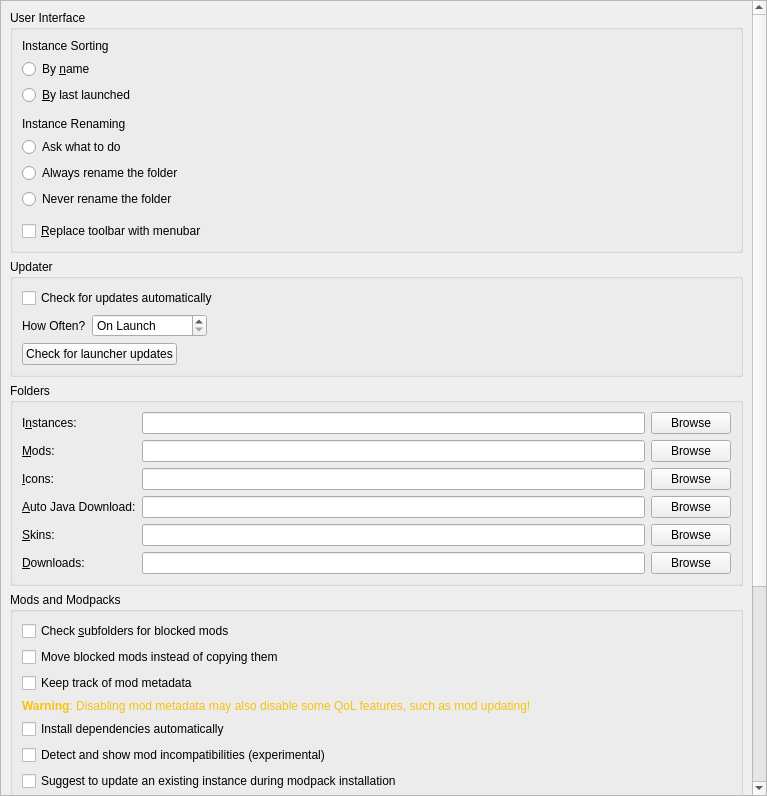
<?xml version="1.0" encoding="UTF-8"?>
<ui version="4.0">
 <class>LauncherPage</class>
 <widget class="QWidget" name="LauncherPage">
  <property name="geometry">
   <rect>
    <x>0</x>
    <y>0</y>
    <width>767</width>
    <height>796</height>
   </rect>
  </property>
  <property name="sizePolicy">
   <sizepolicy hsizetype="MinimumExpanding" vsizetype="MinimumExpanding">
    <horstretch>0</horstretch>
    <verstretch>0</verstretch>
   </sizepolicy>
  </property>
  <layout class="QVBoxLayout" name="verticalLayout">
   <property name="leftMargin">
    <number>0</number>
   </property>
   <property name="topMargin">
    <number>0</number>
   </property>
   <property name="rightMargin">
    <number>0</number>
   </property>
   <property name="bottomMargin">
    <number>0</number>
   </property>
   <item>
    <widget class="QScrollArea" name="scrollArea">
     <property name="horizontalScrollBarPolicy">
      <enum>Qt::ScrollBarPolicy::ScrollBarAsNeeded</enum>
     </property>
     <property name="widgetResizable">
      <bool>true</bool>
     </property>
     <widget class="QWidget" name="scrollAreaWidgetContents">
      <property name="geometry">
       <rect>
        <x>0</x>
        <y>-149</y>
        <width>746</width>
        <height>1222</height>
       </rect>
      </property>
      <layout class="QVBoxLayout" name="verticalLayout_8">
       <item>
        <widget class="QGroupBox" name="userInterfaceBox">
         <property name="enabled">
          <bool>true</bool>
         </property>
         <property name="title">
          <string>User Interface</string>
         </property>
         <layout class="QVBoxLayout" name="verticalLayout_2">
          <item>
           <widget class="QLabel" name="instanceSortingLabel">
            <property name="text">
             <string>Instance Sorting</string>
            </property>
           </widget>
          </item>
          <item>
           <widget class="QRadioButton" name="sortByNameBtn">
            <property name="text">
             <string>By &amp;name</string>
            </property>
            <attribute name="buttonGroup">
             <string notr="true">sortingModeGroup</string>
            </attribute>
           </widget>
          </item>
          <item>
           <widget class="QRadioButton" name="sortLastLaunchedBtn">
            <property name="text">
             <string>&amp;By last launched</string>
            </property>
            <attribute name="buttonGroup">
             <string notr="true">sortingModeGroup</string>
            </attribute>
           </widget>
          </item>
          <item>
           <spacer name="verticalSpacer">
            <property name="orientation">
             <enum>Qt::Orientation::Vertical</enum>
            </property>
            <property name="sizeType">
             <enum>QSizePolicy::Policy::Fixed</enum>
            </property>
            <property name="sizeHint" stdset="0">
             <size>
              <width>0</width>
              <height>6</height>
             </size>
            </property>
           </spacer>
          </item>
          <item>
           <widget class="QLabel" name="renamingBehaviorLabel">
            <property name="text">
             <string>Instance Renaming</string>
            </property>
           </widget>
          </item>
          <item>
           <widget class="QRadioButton" name="askToRenameDirBtn">
            <property name="text">
             <string>Ask what to do</string>
            </property>
            <attribute name="buttonGroup">
             <string notr="true">renamingBehaviorGroup</string>
            </attribute>
           </widget>
          </item>
          <item>
           <widget class="QRadioButton" name="alwaysRenameDirBtn">
            <property name="text">
             <string>Always rename the folder</string>
            </property>
            <attribute name="buttonGroup">
             <string notr="true">renamingBehaviorGroup</string>
            </attribute>
           </widget>
          </item>
          <item>
           <widget class="QRadioButton" name="neverRenameDirBtn">
            <property name="text">
             <string>Never rename the folder</string>
            </property>
            <attribute name="buttonGroup">
             <string notr="true">renamingBehaviorGroup</string>
            </attribute>
           </widget>
          </item>
          <item>
           <spacer name="verticalSpacer_2">
            <property name="orientation">
             <enum>Qt::Orientation::Vertical</enum>
            </property>
            <property name="sizeType">
             <enum>QSizePolicy::Policy::Fixed</enum>
            </property>
            <property name="sizeHint" stdset="0">
             <size>
              <width>0</width>
              <height>6</height>
             </size>
            </property>
           </spacer>
          </item>
          <item>
           <widget class="QCheckBox" name="preferMenuBarCheckBox">
            <property name="toolTip">
             <string>The menubar is more friendly for keyboard-driven interaction.</string>
            </property>
            <property name="text">
             <string>&amp;Replace toolbar with menubar</string>
            </property>
           </widget>
          </item>
         </layout>
        </widget>
       </item>
       <item>
        <widget class="QGroupBox" name="updateSettingsBox">
         <property name="title">
          <string>Updater</string>
         </property>
         <layout class="QGridLayout" name="gridLayout_2">
          <item row="1" column="0">
           <layout class="QHBoxLayout" name="horizontalLayout_2">
            <item>
             <widget class="QLabel" name="updateIntervalLabel">
              <property name="text">
               <string>How Often?</string>
              </property>
             </widget>
            </item>
            <item>
             <widget class="QSpinBox" name="updateIntervalSpinBox">
              <property name="sizePolicy">
               <sizepolicy hsizetype="Maximum" vsizetype="Fixed">
                <horstretch>0</horstretch>
                <verstretch>0</verstretch>
               </sizepolicy>
              </property>
              <property name="toolTip">
               <string>Set to 0 to only check on launch</string>
              </property>
              <property name="specialValueText">
               <string>On Launch</string>
              </property>
              <property name="suffix">
               <string> hours</string>
              </property>
              <property name="prefix">
               <string>Every </string>
              </property>
              <property name="minimum">
               <number>0</number>
              </property>
              <property name="maximum">
               <number>168</number>
              </property>
             </widget>
            </item>
            <item>
             <spacer name="horizontalSpacer">
              <property name="orientation">
               <enum>Qt::Orientation::Horizontal</enum>
              </property>
              <property name="sizeHint" stdset="0">
               <size>
                <width>0</width>
                <height>0</height>
               </size>
              </property>
             </spacer>
            </item>
           </layout>
          </item>
          <item row="0" column="0" colspan="2">
           <widget class="QCheckBox" name="autoUpdateCheckBox">
            <property name="text">
             <string>Check for updates automatically</string>
            </property>
           </widget>
          </item>
          <item row="2" column="0" alignment="Qt::AlignmentFlag::AlignLeft">
           <widget class="QPushButton" name="checkLauncherUpdateButton">
            <property name="text">
             <string>Check for launcher updates</string>
            </property>
           </widget>
          </item>
         </layout>
        </widget>
       </item>
       <item>
        <widget class="QGroupBox" name="foldersBox">
         <property name="title">
          <string>Folders</string>
         </property>
         <layout class="QGridLayout" name="gridLayout">
          <item row="4" column="1">
           <widget class="QLineEdit" name="skinsDirTextBox"/>
          </item>
          <item row="4" column="2">
           <widget class="QPushButton" name="skinsDirBrowseBtn">
            <property name="text">
             <string>Browse</string>
            </property>
           </widget>
          </item>
          <item row="3" column="0">
           <widget class="QLabel" name="labelJavaDir">
            <property name="text">
             <string>&amp;Auto Java Download:</string>
            </property>
            <property name="toolTip">
             <string>Folder where Prism Launcher stores automatically downloaded Java versions. Do NOT set this to your system Java installation.</string>
            </property>
            <property name="buddy">
             <cstring>javaDirTextBox</cstring>
            </property>
           </widget>
          </item>
          <item row="2" column="2">
           <widget class="QPushButton" name="iconsDirBrowseBtn">
            <property name="text">
             <string>Browse</string>
            </property>
           </widget>
          </item>
          <item row="4" column="0">
           <widget class="QLabel" name="labelSkinsDir">
            <property name="text">
             <string>&amp;Skins:</string>
            </property>
            <property name="buddy">
             <cstring>skinsDirTextBox</cstring>
            </property>
           </widget>
          </item>
          <item row="1" column="0">
           <widget class="QLabel" name="labelModsDir">
            <property name="text">
             <string>&amp;Mods:</string>
            </property>
            <property name="buddy">
             <cstring>modsDirTextBox</cstring>
            </property>
           </widget>
          </item>
          <item row="3" column="2">
           <widget class="QPushButton" name="javaDirBrowseBtn">
            <property name="text">
             <string>Browse</string>
            </property>
           </widget>
          </item>
          <item row="5" column="0">
           <widget class="QLabel" name="labelDownloadsDir">
            <property name="text">
             <string>&amp;Downloads:</string>
            </property>
            <property name="buddy">
             <cstring>downloadsDirTextBox</cstring>
            </property>
           </widget>
          </item>
          <item row="5" column="1">
           <widget class="QLineEdit" name="downloadsDirTextBox"/>
          </item>
          <item row="1" column="1">
           <widget class="QLineEdit" name="modsDirTextBox"/>
          </item>
          <item row="0" column="0">
           <widget class="QLabel" name="labelInstDir">
            <property name="text">
             <string>I&amp;nstances:</string>
            </property>
            <property name="buddy">
             <cstring>instDirTextBox</cstring>
            </property>
           </widget>
          </item>
          <item row="0" column="2">
           <widget class="QPushButton" name="instDirBrowseBtn">
            <property name="text">
             <string>Browse</string>
            </property>
           </widget>
          </item>
          <item row="5" column="2">
           <widget class="QPushButton" name="downloadsDirBrowseBtn">
            <property name="text">
             <string>Browse</string>
            </property>
           </widget>
          </item>
          <item row="0" column="1">
           <widget class="QLineEdit" name="instDirTextBox"/>
          </item>
          <item row="1" column="2">
           <widget class="QPushButton" name="modsDirBrowseBtn">
            <property name="text">
             <string>Browse</string>
            </property>
           </widget>
          </item>
          <item row="3" column="1">
           <widget class="QLineEdit" name="javaDirTextBox"/>
          </item>
          <item row="2" column="1">
           <widget class="QLineEdit" name="iconsDirTextBox"/>
          </item>
          <item row="2" column="0">
           <widget class="QLabel" name="labelIconsDir">
            <property name="text">
             <string>&amp;Icons:</string>
            </property>
            <property name="buddy">
             <cstring>iconsDirTextBox</cstring>
            </property>
           </widget>
          </item>
         </layout>
        </widget>
       </item>
       <item>
        <widget class="QGroupBox" name="modsBox">
         <property name="title">
          <string>Mods and Modpacks</string>
         </property>
         <layout class="QVBoxLayout" name="verticalLayout_4">
          <item>
           <widget class="QCheckBox" name="downloadsDirWatchRecursiveCheckBox">
            <property name="toolTip">
             <string>When enabled, in addition to the downloads folder, its sub folders will also be searched when looking for resources (e.g. when looking for blocked mods on CurseForge).</string>
            </property>
            <property name="text">
             <string>Check &amp;subfolders for blocked mods</string>
            </property>
           </widget>
          </item>
          <item>
           <widget class="QCheckBox" name="downloadsDirMoveCheckBox">
            <property name="toolTip">
             <string>When enabled, it will move blocked resources instead of copying them.</string>
            </property>
            <property name="text">
             <string>Move blocked mods instead of copying them</string>
            </property>
           </widget>
          </item>
          <item>
           <widget class="QCheckBox" name="metadataEnableBtn">
            <property name="toolTip">
             <string>Store version information provided by mod providers (like Modrinth or CurseForge) for mods.</string>
            </property>
            <property name="text">
             <string>Keep track of mod metadata</string>
            </property>
           </widget>
          </item>
          <item>
           <widget class="QLabel" name="metadataWarningLabel">
            <property name="text">
             <string>&lt;html&gt;&lt;head/&gt;&lt;body&gt;&lt;p&gt;&lt;span style=&quot; font-weight:600; color:#f5c211;&quot;&gt;Warning&lt;/span&gt;&lt;span style=&quot; color:#f5c211;&quot;&gt;: Disabling mod metadata may also disable some QoL features, such as mod updating!&lt;/span&gt;&lt;/p&gt;&lt;/body&gt;&lt;/html&gt;</string>
            </property>
            <property name="wordWrap">
             <bool>true</bool>
            </property>
           </widget>
          </item>
          <item>
           <widget class="QCheckBox" name="dependenciesEnableBtn">
            <property name="toolTip">
             <string>Automatically detect, install, and update mod dependencies.</string>
            </property>
            <property name="text">
             <string>Install dependencies automatically</string>
            </property>
           </widget>
          </item>
          <item>
           <widget class="QCheckBox" name="showModIncompatCheckBox">
            <property name="toolTip">
             <string>Currently this just shows mods which are not marked as compatible with the current Minecraft version.</string>
            </property>
            <property name="text">
             <string>Detect and show mod incompatibilities (experimental)</string>
            </property>
           </widget>
          </item>
          <item>
           <widget class="QCheckBox" name="modpackUpdatePromptBtn">
            <property name="toolTip">
             <string>When creating a new modpack instance, suggest updating an existing instance instead.</string>
            </property>
            <property name="text">
             <string>Suggest to update an existing instance during modpack installation</string>
            </property>
           </widget>
          </item>
         </layout>
        </widget>
       </item>
       <item>
        <widget class="QGroupBox" name="groupBox_2">
         <property name="title">
          <string>Console</string>
         </property>
         <layout class="QFormLayout" name="formLayout">
          <property name="labelAlignment">
           <set>Qt::AlignmentFlag::AlignLeading|Qt::AlignmentFlag::AlignLeft|Qt::AlignmentFlag::AlignVCenter</set>
          </property>
          <item row="0" column="0">
           <widget class="QLabel" name="lineLimitLabel">
            <property name="sizePolicy">
             <sizepolicy hsizetype="Maximum" vsizetype="Preferred">
              <horstretch>0</horstretch>
              <verstretch>0</verstretch>
             </sizepolicy>
            </property>
            <property name="text">
             <string>Log History &amp;Limit:</string>
            </property>
            <property name="buddy">
             <cstring>lineLimitSpinBox</cstring>
            </property>
           </widget>
          </item>
          <item row="0" column="1">
           <widget class="QSpinBox" name="lineLimitSpinBox">
            <property name="sizePolicy">
             <sizepolicy hsizetype="Maximum" vsizetype="Fixed">
              <horstretch>0</horstretch>
              <verstretch>0</verstretch>
             </sizepolicy>
            </property>
            <property name="suffix">
             <string> lines</string>
            </property>
            <property name="minimum">
             <number>10000</number>
            </property>
            <property name="maximum">
             <number>1000000</number>
            </property>
            <property name="singleStep">
             <number>10000</number>
            </property>
            <property name="value">
             <number>100000</number>
            </property>
           </widget>
          </item>
          <item row="1" column="0" colspan="2">
           <widget class="QCheckBox" name="checkStopLogging">
            <property name="text">
             <string>&amp;Stop logging when log overflows</string>
            </property>
           </widget>
          </item>
         </layout>
        </widget>
       </item>
       <item>
        <widget class="QGroupBox" name="tasksBox">
         <property name="title">
          <string>Tasks</string>
         </property>
         <layout class="QGridLayout" name="gridLayout_3">
          <item row="2" column="1">
           <widget class="QSpinBox" name="numberOfManualRetriesSpinBox">
            <property name="sizePolicy">
             <sizepolicy hsizetype="Maximum" vsizetype="Fixed">
              <horstretch>0</horstretch>
              <verstretch>0</verstretch>
             </sizepolicy>
            </property>
            <property name="minimumSize">
             <size>
              <width>60</width>
              <height>0</height>
             </size>
            </property>
            <property name="minimum">
             <number>0</number>
            </property>
           </widget>
          </item>
          <item row="1" column="1">
           <widget class="QSpinBox" name="numberOfConcurrentDownloadsSpinBox">
            <property name="sizePolicy">
             <sizepolicy hsizetype="Maximum" vsizetype="Fixed">
              <horstretch>0</horstretch>
              <verstretch>0</verstretch>
             </sizepolicy>
            </property>
            <property name="minimumSize">
             <size>
              <width>60</width>
              <height>0</height>
             </size>
            </property>
            <property name="minimum">
             <number>1</number>
            </property>
           </widget>
          </item>
          <item row="3" column="1">
           <widget class="QSpinBox" name="timeoutSecondsSpinBox">
            <property name="sizePolicy">
             <sizepolicy hsizetype="Maximum" vsizetype="Fixed">
              <horstretch>0</horstretch>
              <verstretch>0</verstretch>
             </sizepolicy>
            </property>
            <property name="minimumSize">
             <size>
              <width>60</width>
              <height>0</height>
             </size>
            </property>
            <property name="suffix">
             <string>s</string>
            </property>
           </widget>
          </item>
          <item row="2" column="0">
           <widget class="QLabel" name="numberOfManualRetriesLabel">
            <property name="text">
             <string>Retry Limit:</string>
            </property>
           </widget>
          </item>
          <item row="1" column="0">
           <widget class="QLabel" name="numberOfConcurrentDownloadsLabel">
            <property name="text">
             <string>Concurrent Download Limit:</string>
            </property>
           </widget>
          </item>
          <item row="3" column="0">
           <widget class="QLabel" name="timeoutSecondsLabel">
            <property name="toolTip">
             <string>Seconds to wait until the requests are terminated</string>
            </property>
            <property name="text">
             <string>HTTP Timeout:</string>
            </property>
           </widget>
          </item>
          <item row="0" column="1">
           <widget class="QSpinBox" name="numberOfConcurrentTasksSpinBox">
            <property name="sizePolicy">
             <sizepolicy hsizetype="Maximum" vsizetype="Fixed">
              <horstretch>0</horstretch>
              <verstretch>0</verstretch>
             </sizepolicy>
            </property>
            <property name="minimumSize">
             <size>
              <width>60</width>
              <height>0</height>
             </size>
            </property>
            <property name="minimum">
             <number>1</number>
            </property>
           </widget>
          </item>
          <item row="0" column="0">
           <widget class="QLabel" name="numberOfConcurrentTasksLabel">
            <property name="text">
             <string>Concurrent Task Limit:</string>
            </property>
           </widget>
          </item>
          <item row="0" column="2">
           <spacer name="horizontalSpacer_2">
            <property name="orientation">
             <enum>Qt::Orientation::Horizontal</enum>
            </property>
            <property name="sizeHint" stdset="0">
             <size>
              <width>0</width>
              <height>0</height>
             </size>
            </property>
           </spacer>
          </item>
         </layout>
        </widget>
       </item>
       <item>
        <spacer name="verticalSpacer_FeaturesTab">
         <property name="orientation">
          <enum>Qt::Orientation::Vertical</enum>
         </property>
         <property name="sizeHint" stdset="0">
          <size>
           <width>0</width>
           <height>0</height>
          </size>
         </property>
        </spacer>
       </item>
      </layout>
     </widget>
    </widget>
   </item>
  </layout>
 </widget>
 <tabstops>
  <tabstop>scrollArea</tabstop>
  <tabstop>sortByNameBtn</tabstop>
  <tabstop>sortLastLaunchedBtn</tabstop>
  <tabstop>askToRenameDirBtn</tabstop>
  <tabstop>alwaysRenameDirBtn</tabstop>
  <tabstop>neverRenameDirBtn</tabstop>
  <tabstop>preferMenuBarCheckBox</tabstop>
  <tabstop>autoUpdateCheckBox</tabstop>
  <tabstop>updateIntervalSpinBox</tabstop>
  <tabstop>instDirTextBox</tabstop>
  <tabstop>instDirBrowseBtn</tabstop>
  <tabstop>modsDirTextBox</tabstop>
  <tabstop>modsDirBrowseBtn</tabstop>
  <tabstop>iconsDirTextBox</tabstop>
  <tabstop>iconsDirBrowseBtn</tabstop>
  <tabstop>javaDirTextBox</tabstop>
  <tabstop>javaDirBrowseBtn</tabstop>
  <tabstop>skinsDirTextBox</tabstop>
  <tabstop>skinsDirBrowseBtn</tabstop>
  <tabstop>downloadsDirTextBox</tabstop>
  <tabstop>downloadsDirBrowseBtn</tabstop>
  <tabstop>downloadsDirWatchRecursiveCheckBox</tabstop>
  <tabstop>downloadsDirMoveCheckBox</tabstop>
  <tabstop>metadataEnableBtn</tabstop>
  <tabstop>dependenciesEnableBtn</tabstop>
  <tabstop>showModIncompatCheckBox</tabstop>
  <tabstop>modpackUpdatePromptBtn</tabstop>
  <tabstop>downloadGameFilesBtn</tabstop>
  <tabstop>lineLimitSpinBox</tabstop>
  <tabstop>checkStopLogging</tabstop>
  <tabstop>numberOfConcurrentTasksSpinBox</tabstop>
  <tabstop>numberOfConcurrentDownloadsSpinBox</tabstop>
  <tabstop>numberOfManualRetriesSpinBox</tabstop>
  <tabstop>timeoutSecondsSpinBox</tabstop>
 </tabstops>
 <resources/>
 <connections/>
 <buttongroups>
  <buttongroup name="renamingBehaviorGroup"/>
  <buttongroup name="sortingModeGroup"/>
 </buttongroups>
</ui>
